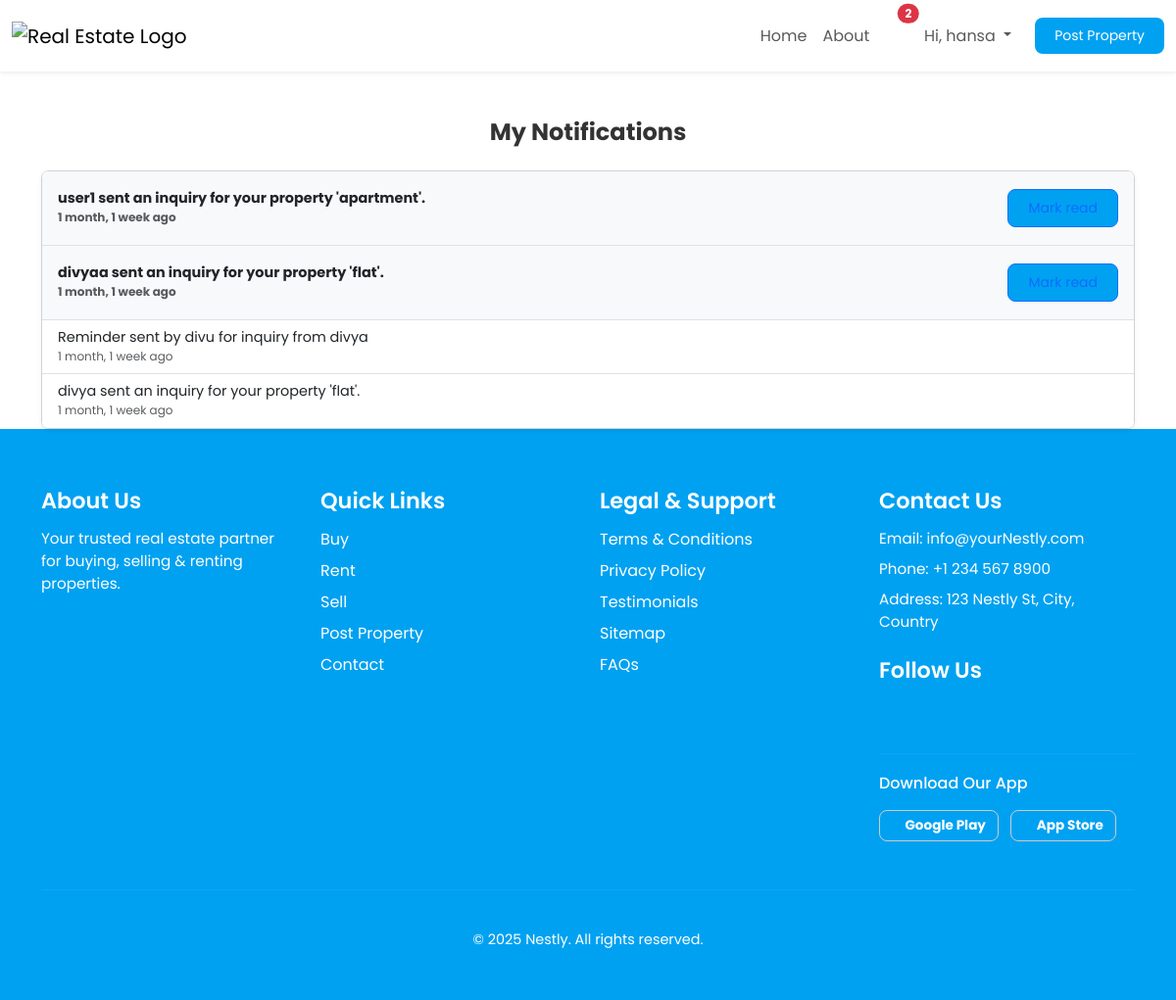
Page /notifications-page/ (signed in) on the committed database.
### properties/models.py (models this page shows, shortened)
class Notification(models.Model):
    user = models.ForeignKey(User, on_delete=models.CASCADE)
    message = models.TextField()
    read = models.BooleanField(default=False)
    created_at = models.DateTimeField(auto_now_add=True)

### properties/views.py (the view)
# urls.py: path("notifications-page/", views.notifications_page, name="notifications_page"),
def notifications_page(request):
    if not request.user.is_authenticated:
        return redirect('index')  # Redirect to home or login
    notifications = Notification.objects.filter(user=request.user).order_by('-created_at')
    context = {
        'notifications': notifications  # Always a queryset
    }
    return render(request, 'properties/client/notifications.html', context)

### properties/context_processors.py (called while the page is built)
def notifications(request):
    if request.user.is_authenticated:
        unread_count = Notification.objects.filter(user=request.user, read=False).count()
        unread_notifications = Notification.objects.filter(user=request.user, read=False).order_by('-created_at')[:5]
    else:
        unread_notifications = []
        unread_count = 0
    return {
        "unread_notifications": unread_notifications,
        "unread_count": unread_count,
    }

### templates/properties/client/notifications.html (shortened to what this page needs)
{% extends 'properties/base.html' %}
{% block body %}
<div class="container mt-5">
    <h2 class="mb-4">My Notifications</h2>
    <div class="card shadow-sm">
        <ul class="list-group list-group-flush" style="max-height: 500px; overflow-y: auto;">
            {% for notif in notifications %}
                <li class="list-group-item d-flex justify-content-between align-items-center py-2 {% if not notif.read %}bg-light fw-bold{% endif %}">
                    <div class="small-text">
                        {{ notif.message|truncatechars:80 }}
                        <br>
                        <small class="text-muted">{{ notif.created_at|timesince }} ago</small>
                    </div>
                    {% if not notif.read %}
                        <a href="{% url 'mark_notification_read' notif.id %}" class="btn btn-sm btn-outline-primary">Mark read</a>
                    {% endif %}
                </li>
            {% empty %}
                <li class="list-group-item text-center text-muted py-3">No notifications found.</li>
            {% endfor %}
        </ul>
    </div>
</div>
{% endblock %}

### templates/properties/base.html (shortened to what this page needs)
{% load static %}
<!DOCTYPE html>
<html lang="en">
  <head>
<link href="{% static 'properties/main_css/bootstrap.min.css' %}" rel="stylesheet">
<link href="{% static 'properties/main_css/bootstrap-icons.min.css' %}" rel="stylesheet">
<link rel="stylesheet" href="{% static 'properties/main_css/style.css' %}" />
  </head>
  <body>
    <div class="header">
<nav class="navbar navbar-expand-lg navbar-light sticky-top bg-white shadow-sm py-2">
  <div class="container-fluid">
    <a class="navbar-brand" href="{% url 'index' %}">
      <img src="{% static 'properties/images/nestlylogo1.png' %}" alt="Real Estate Logo"  class="logo">
    </a>
    <div class="collapse navbar-collapse justify-content-end" id="navbarNav">
      <ul class="navbar-nav align-items-center">
        <li class="nav-item">
          <a class="nav-link {% if request.resolver_match.url_name == 'index' %}active{% endif %}" href="{% url 'index' %}">Home</a>
        </li>
        <li class="nav-item">
          <a class="nav-link {% if request.resolver_match.url_name == 'about' %}active{% endif %}" href="{% url 'about' %}">About</a>
        </li>
        {% if user.is_authenticated %}
        <li class="nav-item dropdown me-2">
          <a class="nav-link position-relative" href="#" id="notifDropdown" role="button" data-bs-toggle="dropdown" aria-expanded="false">
            <i class="bi bi-bell fs-5"></i>
            {% if unread_count > 0 %}
            <span class="position-absolute top-0 start-100 translate-middle badge rounded-pill bg-danger">
              {{ unread_count }}
            </span>
            {% endif %}
          </a>
        </li>
        <li class="nav-item dropdown me-2">
          <a class="nav-link dropdown-toggle" href="#" id="userDropdown" role="button" data-bs-toggle="dropdown" aria-expanded="false">
            Hi, {{ user.first_name|default:user.username }}
          </a>
        </li>
        {% else %}
        <li class="nav-item">
          <a class="nav-link {% if request.resolver_match.url_name == 'login' %}active{% endif %} " href="#" data-bs-toggle="modal" data-bs-target="#authModalNamespace">Login</a>
        </li>
        {% endif %}
<li class="nav-item ms-2">
  <button type="button"
          id="postPropertyBtn"
          class="btn btn-primary btn-sm"
          data-authenticated="{% if request.user.is_authenticated %}true{% else %}false{% endif %}"
          {% if request.user.is_authenticated %}
            data-post-url="{% url 'post_property' %}"
          {% endif %}>
    Post Property
  </button>
</li>
      </ul>
    </div>
  </div>
</nav>
     {% block body %}
    {% endblock %}
    <footer class="foot">
      <div class="container">
        <div class="row">
          <div class="col-md-3 col-sm-6 mb-4">
            <h5>About Us</h5>
            <p>Your trusted real estate partner for buying, selling & renting properties.</p>
          </div>
          <div class="col-md-3 col-sm-6 mb-4">
            <h5>Quick Links</h5>
            <ul class="textc">
              <li>
                <a href="" class="text-white text-decoration-none">Buy</a>
              </li>
              <li>
                <a href="#" class="text-white text-decoration-none">Rent</a>
              </li>
              <li>
                <a href="#" class="text-white text-decoration-none">Sell</a>
              </li>
              <li>
                <a href="{%url 'post_property' %}" class="text-white text-decoration-none">Post Property</a>
              </li>
              <li>
                <a href="{%url 'contact'%}" class="text-white text-decoration-none">Contact</a>
              </li>
            </ul>
          </div>
          <div class="col-md-3 col-sm-6 mb-4 legal-support">
            <h5>Legal & Support</h5>
            <ul class="list-unstyled">
              <li>
                <a href="{% url 'terms' %}" class="texc text-decoration-none">Terms & Conditions</a>
              </li>
              <li>
                <a href="{%url 'privacypolicy'%}" class="text-decoration-none">Privacy Policy</a>
              </li>
              <li>
                <a href="{% url 'testimonials' %}" class="text-decoration-none">Testimonials</a>
              </li>
              <li>
                <a href="#" class="text-decoration-none">Sitemap</a>
              </li>
              <li>
                <a href="{% url 'faq' %}" class="text-decoration-none">FAQs</a>
              </li>
            </ul>
          </div>
          <div class="col-md-3 col-sm-6 mb-4">
            <h5>Contact Us</h5>
            <p>Email: info@yourNestly.com</p>
            <p>Phone: +1 234 567 8900</p>
            <p>Address: 123 Nestly St, City, Country</p>
            <h5 class="mt-4">Follow Us</h5>
            <a href="https://www.facebook.com/" target="_blank" rel="noopener noreferrer" class="me-2 text-blue fs-4 icon-facebook social-link"><i class="bi bi-facebook"></i></a>
            <a href="https://www.twitter.com/" target="_blank" rel="noopener noreferrer" class="me-2 fs-4 icon-twitter social-link"><i class="bi bi-twitter"></i></a>
            <a href="https://www.instagram.com/" target="_blank" rel="noopener noreferrer" class="me-2 fs-4 icon-instagram social-link"><i class="bi bi-instagram"></i></a>
            <a href="https://www.youtube.com/" target="_blank" rel="noopener noreferrer" class="me-2 text-darrk bg-red fs-4 icon-youtube social-link"><i class="bi bi-youtube"></i></a>
            <hr />
            <h6 class="dwnld">Download Our App</h6>
            <a href="#" class="btn btn-outline-light btn-sm me-2 "><i class="bi bi-google-play"></i> Google Play</a>
            <a href="#" class="btn btn-outline-light btn-sm me-2"><i class="bi bi-apple"></i> App Store</a>
          </div>
        </div>
        <hr />
        <div class="text-center footer-padding" style="padding: 20px ";> &copy; 2025 Nestly. All rights reserved.</div>
      </div>
    </footer>
  </body>
</html>

### properties/static/properties/main_css/style.css (style rules this page uses)
body { background-color: #F6F7F9; color: #212121; font-family: 'Poppins', sans-serif; margin: 0; padding: 0; }
.btn { background-color: #00A1F1; margin-bottom: 10px; margin-top: 10px; }
.header { background-color: white; margin: 0; }
.navbar { min-height: 60px; padding-top: 0; padding-bottom: 0; display: flex; align-items: center; }
.navbar-brand { display: flex; align-items: center; }
.logo { max-height: 45px; height: auto; width: auto; object-fit: contain; }
.navbar-nav .nav-link { text-decoration: none; border-bottom: 2px solid transparent; padding-bottom: 6px; transition: border-color 0.3s ease; }
.foot { background-color: #00A1F1; color: white; padding: 60px 20px 30px 20px; font-family: 'Poppins', sans-serif; }
.foot h5 { font-size: 1.4rem; font-weight: 600; margin-bottom: 15px; color: white; }
.foot p { font-size: 0.95rem; margin-bottom: 8px; color: white; }
.foot ul { padding-left: 0; list-style: none; }
.foot ul li { margin-bottom: 8px; }
.foot ul li a { color: white; text-decoration: none; transition: color 0.3s ease; border-bottom: 2px solid transparent; }
.social-link { color: white; transition: color 0.3s ease; }
.foot .btn-outline-light { border-color: #ccc; color: white; font-size: 0.85rem; padding: 5px 12px; margin-bottom: 5px; font-weight: bold; }
.foot hr { border-color: rgba(255, 255, 255, 0.2); margin: 20px 0; }
.footer-padding { font-size: 0.9rem; color: white; }
.btn { background-color: #00A1F1; }
h2 { text-align: center; margin-bottom: 25px; color: #333; }
h2 { text-align: center; color: #333; margin-bottom: 25px; font-size: 24px; font-weight: bold; }
.btn { border-radius: 8px; padding: 8px 20px; }
.btn-primary { background-color: #00A1F1; border: none; }
.btn-primary { background: #00A1F1; border: none; border-radius: 8px; transition: background 0.3s ease; }

### templates/properties/client/notifications.html (style rules this page uses)
.list-group-item { font-size: 0.9rem; line-height: 1.2rem; padding: 0.5rem 1rem; }
.list-group-item .small-text small { font-size: 0.75rem; color: #6c757d; }
.card { border-radius: 0.5rem; }

### rows in the picture
Notification: message "user1 sent an inquiry for your property 'apartment'.", created_at "1 month, 1 week", read "Mark read"
Notification: message "divyaa sent an inquiry for your property 'flat'.", created_at "1 month, 1 week", read "Mark read"
Notification: message "Reminder sent by divu for inquiry from divya", created_at "1 month, 1 week"
Notification: message "divya sent an inquiry for your property 'flat'.", created_at "1 month, 1 week"

### other values in the picture
{{ unread_count }} "2"
{{ user.first_name|default:user.username }} "hansa"
